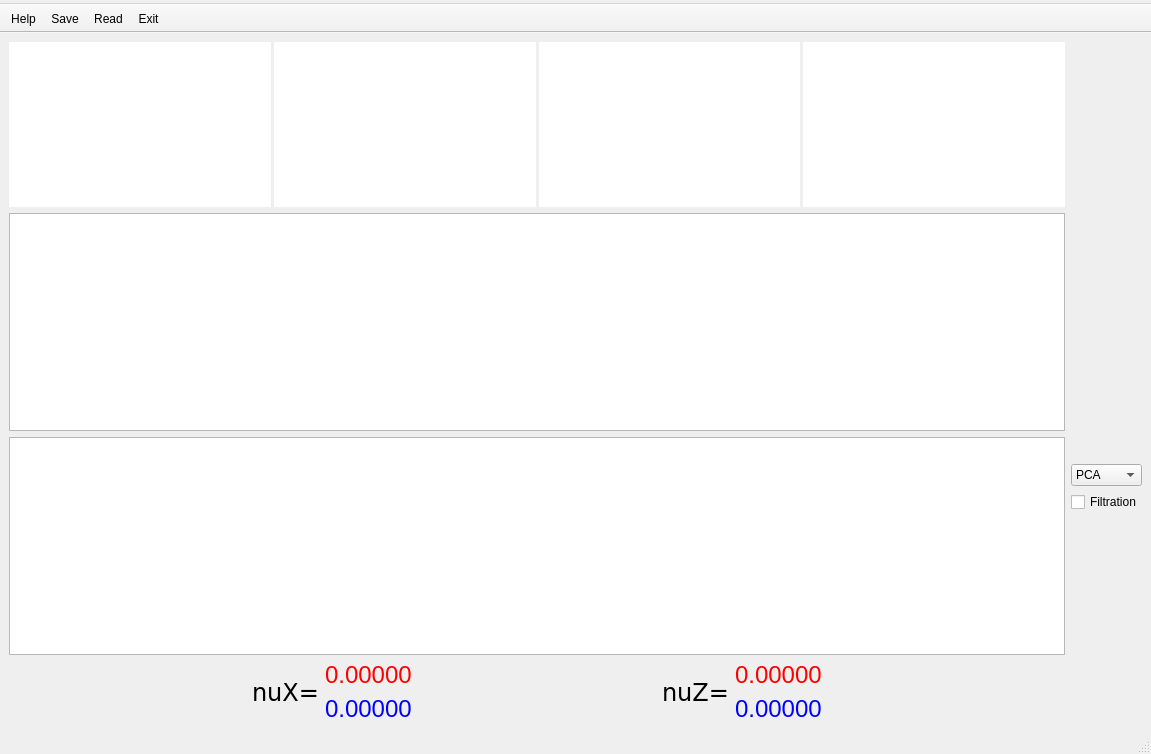
<?xml version="1.0" encoding="UTF-8"?>
<ui version="4.0">
 <class>MainWindow</class>
 <widget class="QMainWindow" name="MainWindow">
  <property name="windowModality">
   <enum>Qt::NonModal</enum>
  </property>
  <property name="geometry">
   <rect>
    <x>0</x>
    <y>0</y>
    <width>1151</width>
    <height>754</height>
   </rect>
  </property>
  <property name="sizePolicy">
   <sizepolicy hsizetype="Expanding" vsizetype="Expanding">
    <horstretch>0</horstretch>
    <verstretch>0</verstretch>
   </sizepolicy>
  </property>
  <property name="windowTitle">
   <string>MainWindow</string>
  </property>
  <widget class="QWidget" name="centralwidget">
   <property name="sizePolicy">
    <sizepolicy hsizetype="Minimum" vsizetype="Minimum">
     <horstretch>0</horstretch>
     <verstretch>0</verstretch>
    </sizepolicy>
   </property>
   <layout class="QGridLayout" name="gridLayout">
    <item row="0" column="0">
     <layout class="QVBoxLayout" name="verticalLayout_4">
      <item>
       <layout class="QHBoxLayout" name="horizontalLayout">
        <property name="spacing">
         <number>3</number>
        </property>
        <item>
         <widget class="PlotWidget" name="plot1">
          <property name="enabled">
           <bool>true</bool>
          </property>
          <property name="sizePolicy">
           <sizepolicy hsizetype="Expanding" vsizetype="Expanding">
            <horstretch>0</horstretch>
            <verstretch>0</verstretch>
           </sizepolicy>
          </property>
          <property name="minimumSize">
           <size>
            <width>0</width>
            <height>1</height>
           </size>
          </property>
          <property name="maximumSize">
           <size>
            <width>16777215</width>
            <height>165</height>
           </size>
          </property>
          <property name="toolTip">
           <string>X plot</string>
          </property>
          <property name="styleSheet">
           <string notr="true"/>
          </property>
          <property name="frameShape">
           <enum>QFrame::NoFrame</enum>
          </property>
          <property name="lineWidth">
           <number>1</number>
          </property>
          <property name="sizeAdjustPolicy">
           <enum>QAbstractScrollArea::AdjustIgnored</enum>
          </property>
          <property name="alignment">
           <set>Qt::AlignCenter</set>
          </property>
         </widget>
        </item>
        <item>
         <widget class="PlotWidget" name="plot2">
          <property name="enabled">
           <bool>true</bool>
          </property>
          <property name="sizePolicy">
           <sizepolicy hsizetype="Expanding" vsizetype="Expanding">
            <horstretch>0</horstretch>
            <verstretch>0</verstretch>
           </sizepolicy>
          </property>
          <property name="minimumSize">
           <size>
            <width>0</width>
            <height>1</height>
           </size>
          </property>
          <property name="maximumSize">
           <size>
            <width>16777215</width>
            <height>165</height>
           </size>
          </property>
          <property name="toolTip">
           <string>X plot</string>
          </property>
          <property name="styleSheet">
           <string notr="true"/>
          </property>
          <property name="frameShape">
           <enum>QFrame::NoFrame</enum>
          </property>
          <property name="lineWidth">
           <number>1</number>
          </property>
          <property name="sizeAdjustPolicy">
           <enum>QAbstractScrollArea::AdjustIgnored</enum>
          </property>
          <property name="alignment">
           <set>Qt::AlignCenter</set>
          </property>
         </widget>
        </item>
        <item>
         <widget class="PlotWidget" name="plot3">
          <property name="enabled">
           <bool>true</bool>
          </property>
          <property name="sizePolicy">
           <sizepolicy hsizetype="Expanding" vsizetype="Expanding">
            <horstretch>0</horstretch>
            <verstretch>0</verstretch>
           </sizepolicy>
          </property>
          <property name="minimumSize">
           <size>
            <width>0</width>
            <height>1</height>
           </size>
          </property>
          <property name="maximumSize">
           <size>
            <width>16777215</width>
            <height>165</height>
           </size>
          </property>
          <property name="toolTip">
           <string>X plot</string>
          </property>
          <property name="styleSheet">
           <string notr="true"/>
          </property>
          <property name="frameShape">
           <enum>QFrame::NoFrame</enum>
          </property>
          <property name="lineWidth">
           <number>1</number>
          </property>
          <property name="sizeAdjustPolicy">
           <enum>QAbstractScrollArea::AdjustIgnored</enum>
          </property>
          <property name="alignment">
           <set>Qt::AlignCenter</set>
          </property>
         </widget>
        </item>
        <item>
         <widget class="PlotWidget" name="plot4">
          <property name="enabled">
           <bool>true</bool>
          </property>
          <property name="sizePolicy">
           <sizepolicy hsizetype="Expanding" vsizetype="Expanding">
            <horstretch>0</horstretch>
            <verstretch>0</verstretch>
           </sizepolicy>
          </property>
          <property name="minimumSize">
           <size>
            <width>0</width>
            <height>1</height>
           </size>
          </property>
          <property name="maximumSize">
           <size>
            <width>16777215</width>
            <height>165</height>
           </size>
          </property>
          <property name="toolTip">
           <string>Z plot</string>
          </property>
          <property name="frameShape">
           <enum>QFrame::NoFrame</enum>
          </property>
          <property name="lineWidth">
           <number>1</number>
          </property>
         </widget>
        </item>
       </layout>
      </item>
      <item>
       <widget class="PlotWidget" name="plot_sng1">
        <property name="enabled">
         <bool>true</bool>
        </property>
        <property name="sizePolicy">
         <sizepolicy hsizetype="Expanding" vsizetype="Expanding">
          <horstretch>0</horstretch>
          <verstretch>0</verstretch>
         </sizepolicy>
        </property>
        <property name="minimumSize">
         <size>
          <width>0</width>
          <height>0</height>
         </size>
        </property>
        <property name="maximumSize">
         <size>
          <width>16777215</width>
          <height>300</height>
         </size>
        </property>
        <property name="toolTip">
         <string>First signal</string>
        </property>
        <property name="alignment">
         <set>Qt::AlignCenter</set>
        </property>
       </widget>
      </item>
      <item>
       <widget class="PlotWidget" name="plot_sng2">
        <property name="sizePolicy">
         <sizepolicy hsizetype="Expanding" vsizetype="Expanding">
          <horstretch>0</horstretch>
          <verstretch>0</verstretch>
         </sizepolicy>
        </property>
        <property name="minimumSize">
         <size>
          <width>0</width>
          <height>0</height>
         </size>
        </property>
        <property name="maximumSize">
         <size>
          <width>16777215</width>
          <height>300</height>
         </size>
        </property>
        <property name="toolTip">
         <string>Second signal</string>
        </property>
       </widget>
      </item>
      <item>
       <layout class="QHBoxLayout" name="horizontalLayout_2">
        <item>
         <spacer name="horizontalSpacer_2">
          <property name="orientation">
           <enum>Qt::Horizontal</enum>
          </property>
          <property name="sizeHint" stdset="0">
           <size>
            <width>40</width>
            <height>20</height>
           </size>
          </property>
         </spacer>
        </item>
        <item>
         <widget class="QLabel" name="nu_x_label">
          <property name="sizePolicy">
           <sizepolicy hsizetype="Minimum" vsizetype="Minimum">
            <horstretch>0</horstretch>
            <verstretch>0</verstretch>
           </sizepolicy>
          </property>
          <property name="font">
           <font>
            <family>DejaVu Sans</family>
            <pointsize>18</pointsize>
           </font>
          </property>
          <property name="toolTip">
           <string>Beta_1</string>
          </property>
          <property name="styleSheet">
           <string notr="true">color: rgb( 0, 0, 0);</string>
          </property>
          <property name="text">
           <string>nuX=</string>
          </property>
         </widget>
        </item>
        <item>
         <layout class="QVBoxLayout" name="verticalLayout_2">
          <item>
           <widget class="QLabel" name="frq_x1">
            <property name="sizePolicy">
             <sizepolicy hsizetype="Minimum" vsizetype="Minimum">
              <horstretch>0</horstretch>
              <verstretch>0</verstretch>
             </sizepolicy>
            </property>
            <property name="font">
             <font>
              <pointsize>18</pointsize>
             </font>
            </property>
            <property name="toolTip">
             <string>Beta_1 X</string>
            </property>
            <property name="styleSheet">
             <string notr="true">color: rgb(255, 0, 0);</string>
            </property>
            <property name="text">
             <string>0.00000</string>
            </property>
            <property name="alignment">
             <set>Qt::AlignLeading|Qt::AlignLeft|Qt::AlignVCenter</set>
            </property>
           </widget>
          </item>
          <item>
           <widget class="QLabel" name="frq_z1">
            <property name="sizePolicy">
             <sizepolicy hsizetype="Minimum" vsizetype="Minimum">
              <horstretch>0</horstretch>
              <verstretch>0</verstretch>
             </sizepolicy>
            </property>
            <property name="font">
             <font>
              <pointsize>18</pointsize>
             </font>
            </property>
            <property name="toolTip">
             <string>Beta_1 Z</string>
            </property>
            <property name="styleSheet">
             <string notr="true">color: rgb(0, 0, 255);</string>
            </property>
            <property name="text">
             <string>0.00000</string>
            </property>
            <property name="alignment">
             <set>Qt::AlignLeading|Qt::AlignLeft|Qt::AlignVCenter</set>
            </property>
           </widget>
          </item>
         </layout>
        </item>
        <item>
         <spacer name="horizontalSpacer">
          <property name="orientation">
           <enum>Qt::Horizontal</enum>
          </property>
          <property name="sizeHint" stdset="0">
           <size>
            <width>40</width>
            <height>20</height>
           </size>
          </property>
         </spacer>
        </item>
        <item>
         <widget class="QLabel" name="nu_z_label">
          <property name="sizePolicy">
           <sizepolicy hsizetype="Minimum" vsizetype="Minimum">
            <horstretch>0</horstretch>
            <verstretch>0</verstretch>
           </sizepolicy>
          </property>
          <property name="font">
           <font>
            <family>DejaVu Sans</family>
            <pointsize>18</pointsize>
           </font>
          </property>
          <property name="toolTip">
           <string>Beta_2</string>
          </property>
          <property name="styleSheet">
           <string notr="true">color: rgb(0, 0, 0);</string>
          </property>
          <property name="text">
           <string>nuZ=</string>
          </property>
         </widget>
        </item>
        <item>
         <layout class="QVBoxLayout" name="verticalLayout_3">
          <item>
           <widget class="QLabel" name="frq_x2">
            <property name="sizePolicy">
             <sizepolicy hsizetype="Minimum" vsizetype="Minimum">
              <horstretch>0</horstretch>
              <verstretch>0</verstretch>
             </sizepolicy>
            </property>
            <property name="font">
             <font>
              <pointsize>18</pointsize>
             </font>
            </property>
            <property name="toolTip">
             <string>Beta_2 X</string>
            </property>
            <property name="styleSheet">
             <string notr="true">color: rgb(255, 0, 0);</string>
            </property>
            <property name="text">
             <string>0.00000</string>
            </property>
           </widget>
          </item>
          <item>
           <widget class="QLabel" name="frq_z2">
            <property name="sizePolicy">
             <sizepolicy hsizetype="Minimum" vsizetype="Minimum">
              <horstretch>0</horstretch>
              <verstretch>0</verstretch>
             </sizepolicy>
            </property>
            <property name="font">
             <font>
              <pointsize>18</pointsize>
             </font>
            </property>
            <property name="toolTip">
             <string>Beta_2 Z</string>
            </property>
            <property name="styleSheet">
             <string notr="true">color: rgb(0, 0, 255);</string>
            </property>
            <property name="text">
             <string>0.00000</string>
            </property>
           </widget>
          </item>
         </layout>
        </item>
        <item>
         <spacer name="horizontalSpacer_3">
          <property name="orientation">
           <enum>Qt::Horizontal</enum>
          </property>
          <property name="sizeHint" stdset="0">
           <size>
            <width>40</width>
            <height>20</height>
           </size>
          </property>
         </spacer>
        </item>
       </layout>
      </item>
     </layout>
    </item>
    <item row="0" column="1">
     <layout class="QVBoxLayout" name="verticalLayout">
      <item>
       <widget class="ControlWidget" name="controlWidget1" native="true">
        <property name="sizePolicy">
         <sizepolicy hsizetype="Minimum" vsizetype="Minimum">
          <horstretch>0</horstretch>
          <verstretch>0</verstretch>
         </sizepolicy>
        </property>
        <property name="minimumSize">
         <size>
          <width>10</width>
          <height>0</height>
         </size>
        </property>
        <property name="maximumSize">
         <size>
          <width>16777215</width>
          <height>300</height>
         </size>
        </property>
        <property name="styleSheet">
         <string notr="true"/>
        </property>
       </widget>
      </item>
      <item>
       <widget class="ControlWidget" name="controlWidget2" native="true">
        <property name="sizePolicy">
         <sizepolicy hsizetype="Minimum" vsizetype="Minimum">
          <horstretch>0</horstretch>
          <verstretch>0</verstretch>
         </sizepolicy>
        </property>
        <property name="minimumSize">
         <size>
          <width>10</width>
          <height>0</height>
         </size>
        </property>
        <property name="maximumSize">
         <size>
          <width>16777215</width>
          <height>300</height>
         </size>
        </property>
        <property name="styleSheet">
         <string notr="true"/>
        </property>
       </widget>
      </item>
      <item>
       <widget class="QComboBox" name="decompBox">
        <item>
         <property name="text">
          <string>PCA</string>
         </property>
        </item>
        <item>
         <property name="text">
          <string>ICA</string>
         </property>
        </item>
       </widget>
      </item>
      <item>
       <widget class="QCheckBox" name="filterBox">
        <property name="text">
         <string>Filtration</string>
        </property>
       </widget>
      </item>
      <item>
       <widget class="QWidget" name="statusWidget" native="true">
        <property name="sizePolicy">
         <sizepolicy hsizetype="Minimum" vsizetype="Minimum">
          <horstretch>0</horstretch>
          <verstretch>0</verstretch>
         </sizepolicy>
        </property>
        <property name="minimumSize">
         <size>
          <width>10</width>
          <height>0</height>
         </size>
        </property>
        <property name="autoFillBackground">
         <bool>false</bool>
        </property>
       </widget>
      </item>
     </layout>
    </item>
   </layout>
  </widget>
  <widget class="QMenuBar" name="menubar">
   <property name="geometry">
    <rect>
     <x>0</x>
     <y>0</y>
     <width>1151</width>
     <height>22</height>
    </rect>
   </property>
   <widget class="QMenu" name="menuHelp">
    <property name="title">
     <string/>
    </property>
   </widget>
   <widget class="QMenu" name="menuAAA">
    <property name="title">
     <string/>
    </property>
   </widget>
   <addaction name="menuHelp"/>
   <addaction name="menuAAA"/>
  </widget>
  <widget class="QStatusBar" name="statusbar"/>
  <widget class="QToolBar" name="toolBar">
   <property name="windowTitle">
    <string>toolBar</string>
   </property>
   <property name="movable">
    <bool>false</bool>
   </property>
   <attribute name="toolBarArea">
    <enum>TopToolBarArea</enum>
   </attribute>
   <attribute name="toolBarBreak">
    <bool>false</bool>
   </attribute>
   <addaction name="actionHelp"/>
   <addaction name="actionSave"/>
   <addaction name="actionRead"/>
   <addaction name="actionExit"/>
  </widget>
  <action name="actionHelp">
   <property name="text">
    <string>Help</string>
   </property>
  </action>
  <action name="actionSave">
   <property name="text">
    <string>Save</string>
   </property>
   <property name="toolTip">
    <string>Save Settings</string>
   </property>
  </action>
  <action name="actionRead">
   <property name="text">
    <string>Read</string>
   </property>
   <property name="toolTip">
    <string>Read Settings</string>
   </property>
  </action>
  <action name="actionExit">
   <property name="text">
    <string>Exit</string>
   </property>
   <property name="toolTip">
    <string>Exit</string>
   </property>
  </action>
 </widget>
 <customwidgets>
  <customwidget>
   <class>PlotWidget</class>
   <extends>QGraphicsView</extends>
   <header>pyqtgraph</header>
  </customwidget>
  <customwidget>
   <class>ControlWidget</class>
   <extends>QWidget</extends>
   <header>MultiTune.Modules.MainWindow.ControlWidget.controlwidget</header>
   <container>1</container>
  </customwidget>
 </customwidgets>
 <resources/>
 <connections/>
</ui>
